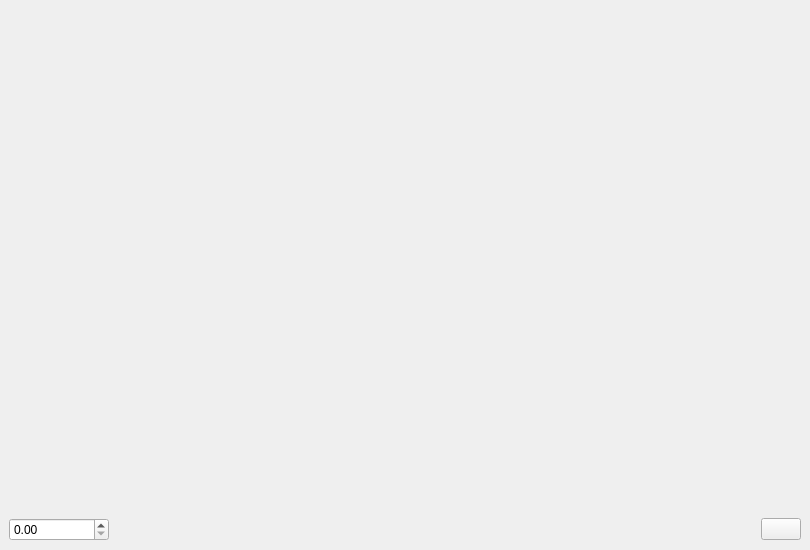
<?xml version="1.0" encoding="UTF-8"?>
<ui version="4.0">
 <class>GuiOscilloscopeDock</class>
 <widget class="QDockWidget" name="GuiOscilloscopeDock">
  <property name="geometry">
   <rect>
    <x>0</x>
    <y>0</y>
    <width>810</width>
    <height>550</height>
   </rect>
  </property>
  <property name="baseSize">
   <size>
    <width>200</width>
    <height>300</height>
   </size>
  </property>
  <property name="layoutDirection">
   <enum>Qt::LeftToRight</enum>
  </property>
  <property name="windowTitle">
   <string>Oscilloscope</string>
  </property>
  <widget class="QWidget" name="verticalLayoutWidget">
   <layout class="QVBoxLayout" name="verticalLayout">
    <item>
     <widget class="GuiOscilloscopeDisplay" name="oscilloscopeDisplay" native="true">
      <property name="sizePolicy">
       <sizepolicy hsizetype="Preferred" vsizetype="Expanding">
        <horstretch>0</horstretch>
        <verstretch>0</verstretch>
       </sizepolicy>
      </property>
     </widget>
    </item>
    <item>
     <layout class="QHBoxLayout" name="horizontalLayout">
      <item>
       <widget class="GuiValueListSpinBox" name="speedSpinBox">
        <property name="minimumSize">
         <size>
          <width>100</width>
          <height>0</height>
         </size>
        </property>
       </widget>
      </item>
      <item>
       <spacer name="horizontalSpacer">
        <property name="orientation">
         <enum>Qt::Horizontal</enum>
        </property>
        <property name="sizeHint" stdset="0">
         <size>
          <width>40</width>
          <height>20</height>
         </size>
        </property>
       </spacer>
      </item>
      <item>
       <widget class="QPushButton" name="addProbeButton">
        <property name="toolTip">
         <string>Add a new probe</string>
        </property>
        <property name="text">
         <string/>
        </property>
        <property name="icon">
         <iconset theme="add">
          <normaloff>.</normaloff>.</iconset>
        </property>
       </widget>
      </item>
     </layout>
    </item>
   </layout>
  </widget>
 </widget>
 <customwidgets>
  <customwidget>
   <class>GuiOscilloscopeDisplay</class>
   <extends>QWidget</extends>
   <header location="global">gui/oscilloscope/guioscilloscopedisplay.h</header>
   <container>1</container>
  </customwidget>
  <customwidget>
   <class>GuiValueListSpinBox</class>
   <extends>QDoubleSpinBox</extends>
   <header location="global">gui/widgets/guivaluelistspinbox.h</header>
  </customwidget>
 </customwidgets>
 <resources/>
 <connections/>
</ui>
